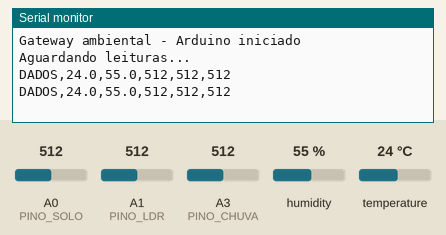
This sketch was run on a simulated Arduino Uno, built with avr-gcc and run on an emulated ATmega328P. Parts: the last lines printed to the serial monitor. The inputs (shaded band) are chosen by the test bench; at power-on: humidity 55 %, A0 (PINO_SOLO) = 512, A1 (PINO_LDR) = 512, A3 (PINO_CHUVA) = 512, temperature 24 °C.

Above: at 4.8 s.
4.9 s: humidity set to 22 %
At 7.4 s:
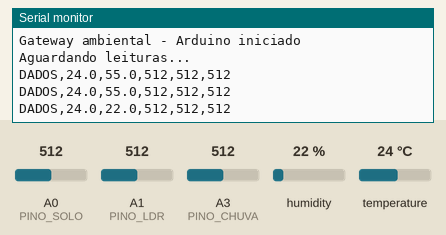
7.9 s: A0 (PINO_SOLO) set to 716
At 9.3 s:
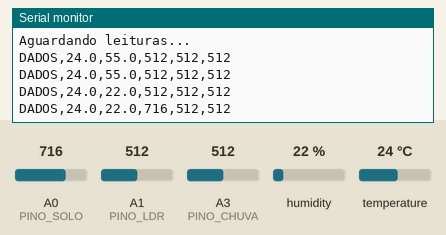
10.9 s: A1 (PINO_LDR) set to 716
At 13.5 s:
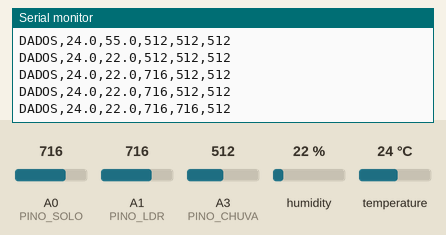
13.9 s: A3 (PINO_CHUVA) set to 716
At 14.7 s:
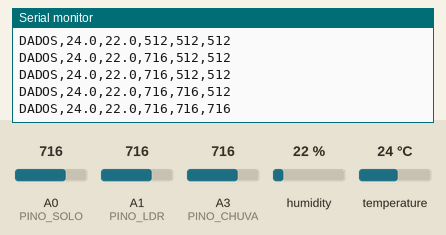
16.9 s: temperature set to 12 °C
At 18.9 s:
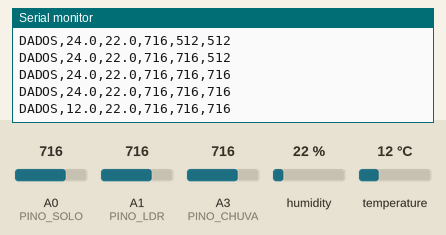
19.9 s: A0 (PINO_SOLO) set to 992
At 20.8 s:
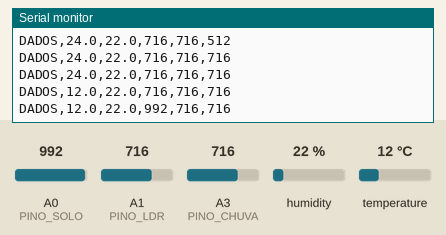
Timing chart, 0 to 22.9 s (numbered marks = the images above; inputs shaded):
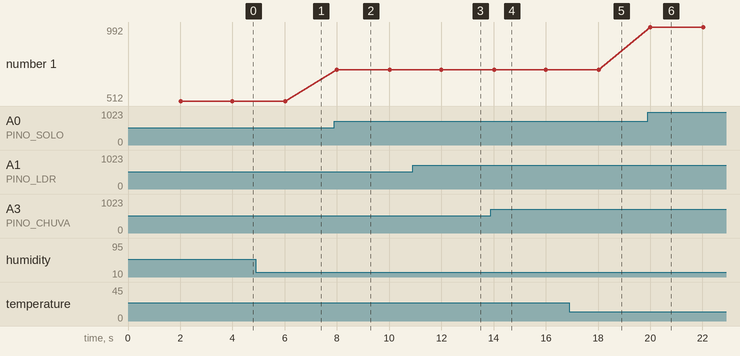

The sketch:

Coletando-dados-unico-dispositivo.ino
```cpp
#include <DHT.h>

// ==================================================
// CONFIGURAÇÃO DO DHT11
// ==================================================

#define PINO_DHT 2
#define TIPO_DHT DHT11

DHT dht(PINO_DHT, TIPO_DHT);

// ==================================================
// PINOS ANALÓGICOS
// ==================================================

#define PINO_SOLO A0
#define PINO_LDR A1
#define PINO_CHUVA A3

// ==================================================
// TEMPORIZAÇÃO
// ==================================================

const unsigned long INTERVALO_LEITURA = 2000;

unsigned long tempoAnterior = 0;

// ==================================================
// SETUP
// ==================================================

void setup() {
  Serial.begin(9600);

  dht.begin();

  pinMode(PINO_SOLO, INPUT);
  pinMode(PINO_LDR, INPUT);
  pinMode(PINO_CHUVA, INPUT);

  Serial.println("Gateway ambiental - Arduino iniciado");
  Serial.println("Aguardando leituras...");
}

// ==================================================
// LOOP
// ==================================================

void loop() {
  unsigned long tempoAtual = millis();

  if (tempoAtual - tempoAnterior >= INTERVALO_LEITURA) {
    tempoAnterior = tempoAtual;

    realizarLeitura();
  }
}

// ==================================================
// LEITURA DOS SENSORES
// ==================================================

void realizarLeitura() {
  float temperatura = dht.readTemperature();
  float umidadeAr = dht.readHumidity();

  int umidadeSolo = analogRead(PINO_SOLO);
  int luminosidade = analogRead(PINO_LDR);
  int chuva = analogRead(PINO_CHUVA);

  bool dhtValido = true;

  if (isnan(temperatura) || isnan(umidadeAr)) {
    dhtValido = false;
  }

  if (!dhtValido) {
    Serial.println("ERRO,DHT11");
    return;
  }

  enviarDados(
    temperatura,
    umidadeAr,
    umidadeSolo,
    luminosidade,
    chuva);
}

// ==================================================
// ENVIO PELA UART
// ==================================================

void enviarDados(
  float temperatura,
  float umidadeAr,
  int umidadeSolo,
  int luminosidade,
  int chuva) {
  Serial.print("DADOS,");

  Serial.print(temperatura, 1);
  Serial.print(",");

  Serial.print(umidadeAr, 1);
  Serial.print(",");

  Serial.print(umidadeSolo);
  Serial.print(",");

  Serial.print(luminosidade);
  Serial.print(",");

  Serial.println(chuva);
}
```

Measured:
- after the input at 4.9 s, the serial monitor: prints a new line after 1.1 s (image 1)
- after the input at 7.9 s, the serial monitor: prints a new line after 0.10 s (image 2)
- after the input at 10.9 s, the serial monitor: prints a new line after 1.1 s (image 3)
- after the input at 13.9 s, the serial monitor: prints a new line after 0.12 s (image 4)
- after the input at 16.9 s, the serial monitor: prints a new line after 1.1 s (image 5)
- after the input at 19.9 s, the serial monitor: prints a new line after 0.10 s (image 6)
- plotted number 1: 512 → 716 after the input at 7.9 s, 716 → 992 after the input at 19.9 s
